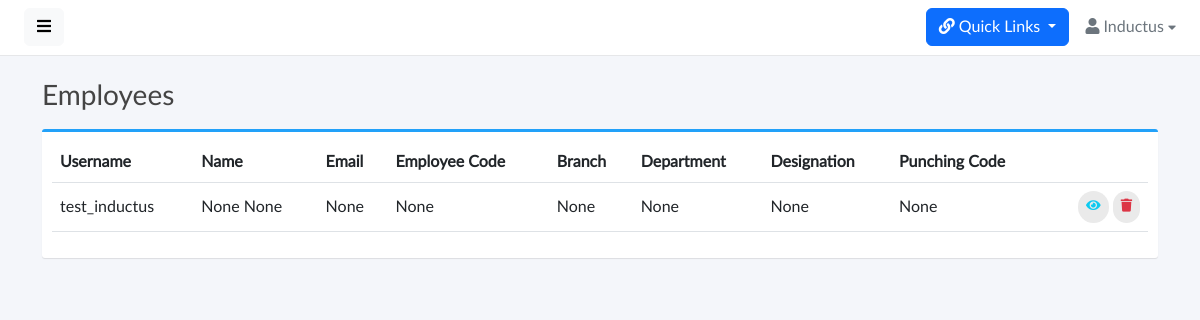
Page /employees/ (signed in) on the committed database.
### base/models.py (models this page shows, shortened)
class Employee(models.Model):
    GENDER_CHOICES = [
        ('Male', 'Male'),
        ('Female', 'Female'),
    ]
    SHIFT_CHOICES = [
        ('General', 'General'),
        ('UNICEF', 'UNICEF'),
    ]
    EMPLOYEE_TYPE_CHOICES = [
        ('Permanent','Permanent')
    ]
    GRADE_CHOICES = [
        ('Employee','Employee'),
        ('Consultant','Consultant'),
        ('UNF Employee','UNF Employee'),
        ('UNF Supervisor','UNF Supervisor'),
    ]
    id = models.CharField(max_length=25,primary_key=True,default=generate_unique_id,editable=False)
    user = models.OneToOneField(User, on_delete=models.CASCADE,editable=False)
    employee_code = models.CharField(max_length=20,unique=True,null=True,blank=True)
    first_name = models.CharField(max_length=100 ,null=True,blank=True)
    middle_name = models.CharField(max_length=100,blank=True,null=True)
    last_name = models.CharField(max_length=100 , null=True,blank=True)
    email = models.CharField(max_length=100, null=True,blank=True , unique=True)
    official_email= models.CharField(max_length=100, blank=True , null=True , unique=True)
    gender = models.CharField(max_length=10, choices=GENDER_CHOICES)
    punching_code = models.IntegerField(unique=True , null=True , blank=True)
    date_of_joining = models.DateField(null=True)
    branch = models.ForeignKey(Branch, on_delete=models.SET_NULL,null=True,blank=True)
    department = models.ForeignKey(Department, on_delete=models.SET_NULL, null=True,blank=True)
    designation = models.ForeignKey(Designation, on_delete=models.SET_NULL,null=True,blank=True)
    employee_type = models.CharField(max_length=100, choices=EMPLOYEE_TYPE_CHOICES)
    shift = models.CharField(max_length=100, choices=SHIFT_CHOICES)
    grade = models.CharField(max_length=100, choices=GRADE_CHOICES)
    reporting_manager = models.ForeignKey(
        'self',
        on_delete=models.SET_NULL,
        null=True,
        blank=True,
        related_name='reportees'
    )
    ctc = models.CharField(max_length=20,null=True,blank=True)
    gross_salary = models.CharField(max_length=20,null=True,blank=True)
    basic_salary = models.CharField(max_length=20,null=True,blank=True)

### base/views.py (the view)
# urls.py: path('employees/',views.EmployeeView,name='employees'),
@login_required(login_url='signin')
def EmployeeView(request):
    employees = Employee.objects.all()
    branchs = Branch.objects.all()
    departments = Department.objects.all()
    designations = Designation.objects.all()
    numeric_part = 0
    if request.method == 'GET':
        try:
            last_employee = Employee.objects.order_by('-employee_code').first()
            if last_employee:
                last_code = last_employee.employee_code
                if last_code and any(char.isdigit() for char in last_code):
                    numeric_part = int(''.join(filter(str.isdigit, last_code)))
        except Employee.DoesNotExist:
            pass  # Handle the case when no Employee objects exist
    context = {
        'employees': employees,
        'next_employee_code': numeric_part + 1,
        'designations': designations,
        'departments': departments,
        'branchs': branchs,
    }
    return render(request, 'employee.html', context)

### base/templates/employee.html (shortened to what this page needs)
{% extends 'base.html' %}
{% load static %}
{% block start %}
<div class="content">
  <div class="container">
    <div class="page-title">
      <h3>Employees
      </h3>
    </div>
    <div class="box box-primary">
      <div class="box-body">
        <table width="100%" class="table table-hover" id="dataTables-example">
          <thead>
            <tr>
              <th>Username</th>
              <th>Name</th>
              <th>Email</th>
              <th>Employee Code</th>
              <th>Branch</th>
              <th>Department</th>
              <th>Designation</th>
              <th>Punching Code</th>
              <th></th>
            </tr>
          </thead>
          <tbody>
            {% if employees %}
            {% for employee in employees %}
            <tr>
              <td>{{employee.user.username}}</td>
              <td>{{employee.first_name}} {{employee.last_name}}</td>
              <td>{{employee.email}}</td>
              <td>{{employee.employee_code}}</td>
              <td>{{employee.branch}}</td>
              <td>{{employee.department}}</td>
              <td>{{employee.designation}}</td>
              <td>{{employee.punching_code}}</td>
              <td class="text-end">
                <a href="{% url 'employee_profile' employee.id %}" class="btn btn-outline-info btn-rounded"><i
                    class="fas fa-eye"></i></a>
                <a class="btn btn-outline-danger btn-rounded" data-bs-toggle="modal"
                  data-bs-target="#deleteUserModal{{employee.id}}">
                  <i class="fas fa-trash"></i>
                </a>
              </td>
            </tr>
            {% endfor %}
            {% else %}
            <tr>
              <td>No Employee Found</td>
            </tr>
            {% endif %}
          </tbody>
        </table>
      </div>
    </div>
  </div>
</div>
{% endblock %}

### static/css/master.css (style rules this page uses)
body, h1, .h1, h2, .h2, h3, .h3, h4, .h4, h5, .h5, h6, .h6, p, a, td { -moz-osx-font-smoothing: grayscale; -webkit-font-smoothing: antialiased; }
body { width: 100%; height: 100%; background: #f4f6fa; font-family: "Lato", "Helvetica Neue", Arial, Helvetica, sans-serif; font-size: 1rem; color: #444; }
#body>.content { position: relative; padding: .5rem; }
#body .content .page-title h3 { margin: 1rem 0; }
.page-title { margin: 0; font-size: 1.5rem; line-height: 1.5555556; }
.box { position: relative; border-radius: 3px; background: #ffffff; border-top: 3px solid #d2d6de; margin-bottom: 20px; width: 100%; box-shadow: 0 1px 1px rgba(0, 0, 0, 0.1); }
.box-body { border-top-left-radius: 0; border-top-right-radius: 0; border-bottom-right-radius: 3px; border-bottom-left-radius: 3px; padding: 10px; }
.box-primary { border-top-color: #22a1f9; }
.btn-rounded { border-radius: 10em; padding: 6px 8px; font-size: small; text-transform: none; text-shadow: none !important; background: #eaeaea; border-color: transparent; border: none; }
a, a:hover, a:focus { color: inherit; text-decoration: none; transition: all 0.3s; }
.table td, .table th { vertical-align: middle; }

### rows in the picture
Employee: user.username "test_inductus", first_name "None", last_name "None", email "None", employee_code "None", branch "None", department "None", designation "None", punching_code "None"
